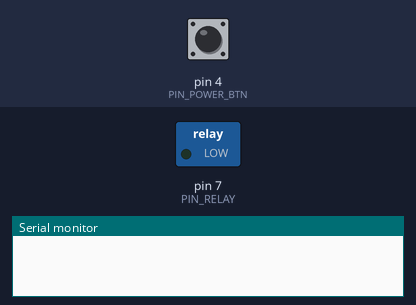
The sketch below on a simulated Arduino Uno, built with avr-gcc and run on an emulated ATmega328P. On the bench: switched loads named in the sketch (green lamp = pin HIGH), the last lines printed to the serial monitor. The test bench sets the inputs (shaded band); at power-on: pin 4 (PIN_POWER_BTN) HIGH.

Above: at 1.2 s.
1.3 s: pin 4 (PIN_POWER_BTN) pulled LOW for 0.15 s
At 2.1 s:
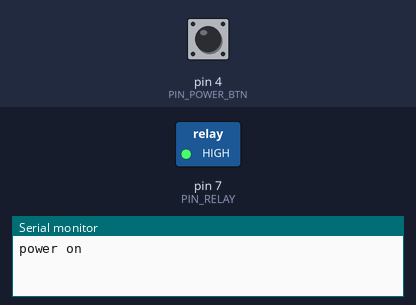
4.4 s: pin 4 (PIN_POWER_BTN) pulled LOW for 3.2 s
At 8.4 s:
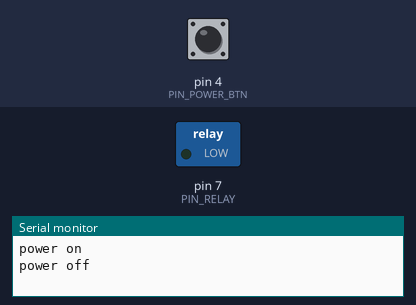
9.1 s: pin 4 (PIN_POWER_BTN) pulled LOW for 1 s
At 10.5 s:
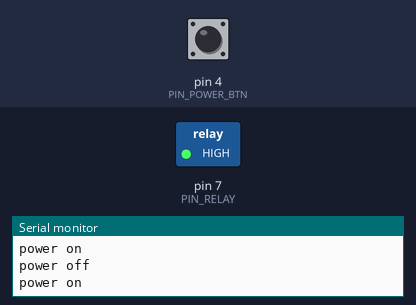
Timing chart, 0 to 12.1 s (numbered marks = the images above; inputs shaded):
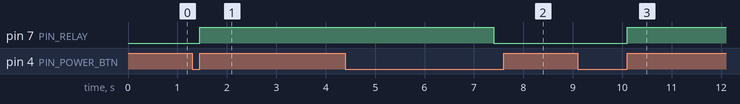

The sketch:

rPiPwrMngt.ino
```cpp
/**
 * The state machine:
 *
 *                   ┌─────────────┐
 *                   │  POWER_OFF  │
 *                   └──────┬──────┘
 *                          │ <press button>
 *                     ┌────┴─────┐
 *                     │ POWER_ON ├────────────────────────────────────┐
 *                     └────┬─────┘                                    │
 *                          │                                          │
 *               ┌──────────┴───────────┐                              │
 *  <long press> │                      │ <serial command>             │
 *               │             ┌────────┴───────────┐                  │
 *               │             │  POWER_OFF_PENDING │                  │
 *               │             └────────┬───────────┘                  │
 *               │                      │                              │
 *               │       <timer>        │       <press button>         │
 *               │     ┌────────────────┴──────────────────────────────┘
 *               │     │
 *          ┌────┴─────┴────┐
 *          │   POWER_OFF   │
 *          └───────────────┘
 *
 *
 **/

// the pin number of relay
const int PIN_RELAY = 7;
// the pin number of button
const int PIN_POWER_BTN = 4;

// max uint32
const uint32_t MAX_U32 = 0xFFffFFffL;
// power off keyword for checking kernel logs
// e.g. [  145.311488] reboot: Power down
const String POWER_OFF_KEY = "Power down";

// multiple operations may be ignored, __ms
const uint32_t ACTION_IGNORED_TIME = 2000L;
// the min duration of long press button, __ms
const uint32_t LONG_PRESS_THRESHOLD = 3000L;
// the min duration of short press button, __ms
const uint32_t SHORT_PRESS_THRESHOLD = 15L;
// the delay of pending to power off, __second
const int POWER_OFF_PENDING_DELAY = 20;

const int KEY_PRESSED = 1;
const int KEY_PRESSED_LONG = 2;

// 当前电源状态
int powerState = 0;
// 延迟器设置的剩余等待时间
long waitingTime = 0;
// 延迟器最后一次操作时间
uint32_t lastTime = 0;
// 电源状态最后一次操作时间
uint32_t lastOperation = 0;

// Power state enum off=0
enum PWR {
    POWER_OFF,
    POWER_OFF_PENDING,
    POWER_ON,
};

/**
 * 设置秒级延迟
 * 记录延迟起点时间戳=lastTime
 * 记录延迟时长=waitingTime in seconds
 **/
void setupTimer(int seconds)
{
    uint32_t t0 = millis();
    waitingTime = seconds * 1000L;
    lastTime = t0;
}

/**
 * 检查延迟是否到期，支持在 uint32 时间戳溢出后（大约50天）的下一周期的延迟判断
 **/
bool checkTimer()
{
    uint32_t t0 = millis();
    uint32_t delta = 0;
    if (t0 < lastTime) { // overflow
        // 通常情况下上一次执行 lastTime=MAX_U32
        // 本次执行则 t0=0
        // 跨越溢出点后时长 +1
        delta = MAX_U32 - lastTime;
        delta += t0 + 1;
    } else {
        delta = t0 - lastTime;
    }

    if (delta >= 8) {
        // 防止扩大计时误差 当时间流逝超过_ms后才更新 lastTime waitingTime
        lastTime = t0;
        waitingTime -= delta;
    }
    return waitingTime <= 0;
}

/**
 * 检查 button 是否按下，返回 短按=1 长按=2
 **/
int checkButton()
{
    uint32_t t0 = millis();
    uint32_t t1 = MAX_U32;
    int state;

    for (int i = 0;; i++) {
        state = digitalRead(PIN_POWER_BTN);
        if (state == HIGH) { // 没有按键或按键弹起
            // 不合理的过短的按键行为
            if (i == 0 || t1 - t0 < SHORT_PRESS_THRESHOLD) {
                return 0;
            }
            return KEY_PRESSED;
        }

        t1 = millis();
        // 已经按下足够长时间
        if (t1 - t0 >= LONG_PRESS_THRESHOLD) {
            return KEY_PRESSED_LONG;
        }
    }
}

/**
 * 在长按后等待按键释放
 **/
void waitButtonRelease()
{
    for (int state; (state = digitalRead(PIN_POWER_BTN)) == LOW;) {
        delay(1);
    }
}

/**
 * 从串口rx检查 是否得到关机指令
 **/
bool checkPowerOff()
{
    if (Serial.available() > 0) {
        String msgRx = Serial.readString();
        // 回写到Tx
        Serial.println(msgRx);
        // 检查串口数据
        return msgRx.indexOf(POWER_OFF_KEY) >= 0;
    }
    return false;
}

/**
 * 操作电源开闭状态
 **/
void turnPowerState(int state)
{
    uint32_t t = millis();
    uint32_t delta = t - lastOperation;
    if (lastOperation != 0) {
        if (t < lastOperation) { // t已经溢出
            delta = MAX_U32 - lastOperation + t;
        }

        if (delta < ACTION_IGNORED_TIME) { // t以内再次操作则忽略
            Serial.print(state);
            Serial.println("# operation ignored ");
            goto end;
        }
    }

    switch (state) {
    case POWER_ON:
        Serial.println("power on");
        digitalWrite(PIN_RELAY, HIGH);
        powerState = POWER_ON;
        break;

    case POWER_OFF:
        Serial.println("power off");
        digitalWrite(PIN_RELAY, LOW);
        powerState = POWER_OFF;
        break;

    case POWER_OFF_PENDING:
        Serial.println("power off pending");
        powerState = POWER_OFF_PENDING;
        setupTimer(POWER_OFF_PENDING_DELAY);
        break;
    }

end:
    lastOperation = t;
}

void setup()
{
    pinMode(PIN_RELAY, OUTPUT);
    pinMode(PIN_POWER_BTN, INPUT_PULLUP);

    //Initialize serial and wait for port to open:
    Serial.begin(115200);
    // while (!Serial) {
    //     ; // wait for serial port to connect. Needed for native USB
    // }

    // 读串口rx 指令带有超时
    Serial.setTimeout(100);
}

void loop()
{
    switch (powerState) {

    case POWER_ON:
        // 检查是否强制关机
        if (checkButton() == KEY_PRESSED_LONG) {
            turnPowerState(POWER_OFF);
            waitButtonRelease();
            break;
        }

        // 第二检查， 是否串口指令延时关机
        if (checkPowerOff()) {
            turnPowerState(POWER_OFF_PENDING);
            break;
        }

        break;

    case POWER_OFF:
        // 是否 button 触发开机
        if (checkButton() == KEY_PRESSED) {
            turnPowerState(POWER_ON);
            break;
        }

        break;

    case POWER_OFF_PENDING:
        // 检查是否按钮取消延迟关机
        if (checkButton() == KEY_PRESSED) {
            turnPowerState(POWER_ON);
            break;
        }

        // 第二检查， 定时器到期
        if (checkTimer()) {
            turnPowerState(POWER_OFF);
            break;
        }

        break;
    }
}
```

Measured:
- after the input at 1.3 s, pin 7 (PIN_RELAY): LOW → HIGH after 0.15 s
- after the input at 4.4 s, pin 7 (PIN_RELAY): HIGH → LOW after 3.0 s
- after the input at 9.1 s, pin 7 (PIN_RELAY): LOW → HIGH after 1.0 s
